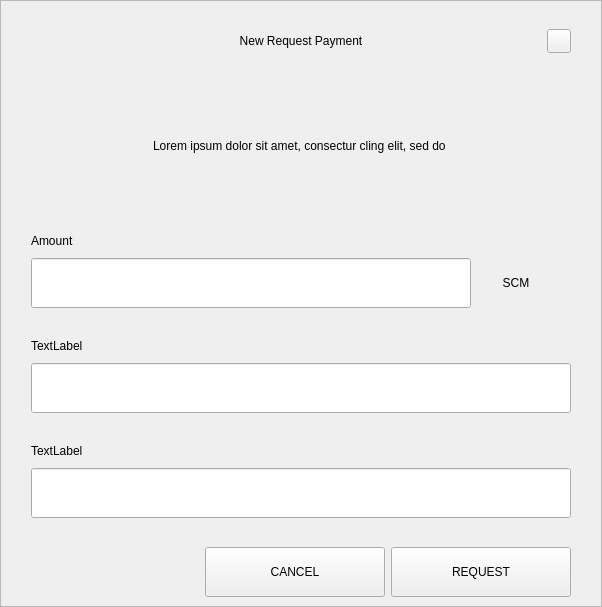
<?xml version="1.0" encoding="UTF-8"?>
<ui version="4.0">
 <class>RequestDialog</class>
 <widget class="QDialog" name="RequestDialog">
  <property name="geometry">
   <rect>
    <x>0</x>
    <y>0</y>
    <width>602</width>
    <height>607</height>
   </rect>
  </property>
  <property name="windowTitle">
   <string>Dialog</string>
  </property>
  <layout class="QVBoxLayout" name="verticalLayout_5">
   <property name="spacing">
    <number>0</number>
   </property>
   <property name="leftMargin">
    <number>0</number>
   </property>
   <property name="topMargin">
    <number>0</number>
   </property>
   <property name="rightMargin">
    <number>0</number>
   </property>
   <property name="bottomMargin">
    <number>0</number>
   </property>
   <item>
    <widget class="QFrame" name="frame">
     <property name="styleSheet">
      <string notr="true"/>
     </property>
     <property name="frameShape">
      <enum>QFrame::StyledPanel</enum>
     </property>
     <property name="frameShadow">
      <enum>QFrame::Raised</enum>
     </property>
     <layout class="QVBoxLayout" name="verticalLayout_4" stretch="1,0,0">
      <property name="spacing">
       <number>0</number>
      </property>
      <property name="leftMargin">
       <number>30</number>
      </property>
      <property name="topMargin">
       <number>20</number>
      </property>
      <property name="rightMargin">
       <number>30</number>
      </property>
      <property name="bottomMargin">
       <number>0</number>
      </property>
      <item>
       <layout class="QHBoxLayout" name="horizontalLayout_3">
        <property name="spacing">
         <number>0</number>
        </property>
        <item>
         <spacer name="horizontalSpacer_21">
          <property name="orientation">
           <enum>Qt::Horizontal</enum>
          </property>
          <property name="sizeHint" stdset="0">
           <size>
            <width>40</width>
            <height>20</height>
           </size>
          </property>
         </spacer>
        </item>
        <item>
         <widget class="QLabel" name="labelTitle">
          <property name="minimumSize">
           <size>
            <width>0</width>
            <height>40</height>
           </size>
          </property>
          <property name="maximumSize">
           <size>
            <width>16777215</width>
            <height>40</height>
           </size>
          </property>
          <property name="styleSheet">
           <string notr="true">padding-left:24px;</string>
          </property>
          <property name="text">
           <string>New Request Payment</string>
          </property>
          <property name="alignment">
           <set>Qt::AlignCenter</set>
          </property>
          <property name="margin">
           <number>7</number>
          </property>
         </widget>
        </item>
        <item>
         <spacer name="horizontalSpacer">
          <property name="orientation">
           <enum>Qt::Horizontal</enum>
          </property>
          <property name="sizeHint" stdset="0">
           <size>
            <width>40</width>
            <height>20</height>
           </size>
          </property>
         </spacer>
        </item>
        <item>
         <widget class="QPushButton" name="btnEsc">
          <property name="minimumSize">
           <size>
            <width>24</width>
            <height>24</height>
           </size>
          </property>
          <property name="maximumSize">
           <size>
            <width>24</width>
            <height>24</height>
           </size>
          </property>
          <property name="focusPolicy">
           <enum>Qt::NoFocus</enum>
          </property>
          <property name="text">
           <string/>
          </property>
         </widget>
        </item>
       </layout>
      </item>
      <item>
       <widget class="QStackedWidget" name="stack">
        <property name="minimumSize">
         <size>
          <width>540</width>
          <height>0</height>
         </size>
        </property>
        <property name="maximumSize">
         <size>
          <width>540</width>
          <height>16777215</height>
         </size>
        </property>
        <property name="currentIndex">
         <number>0</number>
        </property>
        <widget class="QWidget" name="page_1">
         <property name="minimumSize">
          <size>
           <width>540</width>
           <height>0</height>
          </size>
         </property>
         <property name="maximumSize">
          <size>
           <width>540</width>
           <height>16777215</height>
          </size>
         </property>
         <layout class="QVBoxLayout" name="layout1">
          <property name="spacing">
           <number>0</number>
          </property>
          <property name="leftMargin">
           <number>0</number>
          </property>
          <property name="topMargin">
           <number>0</number>
          </property>
          <property name="rightMargin">
           <number>0</number>
          </property>
          <property name="bottomMargin">
           <number>0</number>
          </property>
          <item>
           <spacer name="verticalSpacer_21">
            <property name="orientation">
             <enum>Qt::Vertical</enum>
            </property>
            <property name="sizeType">
             <enum>QSizePolicy::Fixed</enum>
            </property>
            <property name="sizeHint" stdset="0">
             <size>
              <width>20</width>
              <height>30</height>
             </size>
            </property>
           </spacer>
          </item>
          <item alignment="Qt::AlignHCenter">
           <widget class="QLabel" name="labelMessage">
            <property name="minimumSize">
             <size>
              <width>400</width>
              <height>50</height>
             </size>
            </property>
            <property name="text">
             <string>Lorem ipsum dolor sit amet, consectur cling elit, sed do </string>
            </property>
            <property name="alignment">
             <set>Qt::AlignCenter</set>
            </property>
            <property name="wordWrap">
             <bool>true</bool>
            </property>
           </widget>
          </item>
          <item alignment="Qt::AlignBottom">
           <widget class="QWidget" name="containerAmount" native="true">
            <layout class="QVBoxLayout" name="verticalLayout">
             <property name="spacing">
              <number>9</number>
             </property>
             <property name="leftMargin">
              <number>0</number>
             </property>
             <property name="topMargin">
              <number>0</number>
             </property>
             <property name="rightMargin">
              <number>0</number>
             </property>
             <property name="bottomMargin">
              <number>0</number>
             </property>
             <item>
              <widget class="QLabel" name="labelSubtitleAmount">
               <property name="minimumSize">
                <size>
                 <width>350</width>
                 <height>16</height>
                </size>
               </property>
               <property name="maximumSize">
                <size>
                 <width>16777215</width>
                 <height>16</height>
                </size>
               </property>
               <property name="text">
                <string>Amount</string>
               </property>
              </widget>
             </item>
             <item alignment="Qt::AlignTop">
              <widget class="QWidget" name="layoutAmount" native="true">
               <layout class="QHBoxLayout" name="horizontalLayout" stretch="2,0">
                <property name="spacing">
                 <number>0</number>
                </property>
                <property name="leftMargin">
                 <number>0</number>
                </property>
                <property name="topMargin">
                 <number>0</number>
                </property>
                <property name="rightMargin">
                 <number>0</number>
                </property>
                <property name="bottomMargin">
                 <number>0</number>
                </property>
                <item>
                 <widget class="QLineEdit" name="lineEditAmount">
                  <property name="minimumSize">
                   <size>
                    <width>0</width>
                    <height>50</height>
                   </size>
                  </property>
                  <property name="maximumSize">
                   <size>
                    <width>16777215</width>
                    <height>50</height>
                   </size>
                  </property>
                 </widget>
                </item>
                <item>
                 <widget class="QWidget" name="comboContainer" native="true">
                  <property name="minimumSize">
                   <size>
                    <width>100</width>
                    <height>50</height>
                   </size>
                  </property>
                  <property name="maximumSize">
                   <size>
                    <width>16777215</width>
                    <height>50</height>
                   </size>
                  </property>
                  <layout class="QHBoxLayout" name="horizontalLayout_31">
                   <property name="spacing">
                    <number>0</number>
                   </property>
                   <property name="leftMargin">
                    <number>0</number>
                   </property>
                   <property name="topMargin">
                    <number>0</number>
                   </property>
                   <property name="rightMargin">
                    <number>10</number>
                   </property>
                   <property name="bottomMargin">
                    <number>0</number>
                   </property>
                   <item>
                    <widget class="QLabel" name="comboBoxCoin">
                     <property name="text">
                      <string>SCM</string>
                     </property>
                     <property name="alignment">
                      <set>Qt::AlignCenter</set>
                     </property>
                    </widget>
                   </item>
                  </layout>
                 </widget>
                </item>
               </layout>
              </widget>
             </item>
            </layout>
           </widget>
          </item>
          <item>
           <spacer name="verticalSpacer_31">
            <property name="orientation">
             <enum>Qt::Vertical</enum>
            </property>
            <property name="sizeType">
             <enum>QSizePolicy::Fixed</enum>
            </property>
            <property name="sizeHint" stdset="0">
             <size>
              <width>20</width>
              <height>30</height>
             </size>
            </property>
           </spacer>
          </item>
          <item>
           <layout class="QVBoxLayout" name="verticalLayoutLabel">
            <property name="spacing">
             <number>9</number>
            </property>
            <item>
             <widget class="QLabel" name="labelSubtitleLabel">
              <property name="minimumSize">
               <size>
                <width>0</width>
                <height>16</height>
               </size>
              </property>
              <property name="maximumSize">
               <size>
                <width>16777215</width>
                <height>16</height>
               </size>
              </property>
              <property name="text">
               <string>TextLabel</string>
              </property>
             </widget>
            </item>
            <item>
             <widget class="QLineEdit" name="lineEditLabel">
              <property name="minimumSize">
               <size>
                <width>0</width>
                <height>50</height>
               </size>
              </property>
              <property name="maximumSize">
               <size>
                <width>16777215</width>
                <height>50</height>
               </size>
              </property>
             </widget>
            </item>
           </layout>
          </item>
          <item>
           <spacer name="verticalSpacer_34">
            <property name="orientation">
             <enum>Qt::Vertical</enum>
            </property>
            <property name="sizeType">
             <enum>QSizePolicy::Fixed</enum>
            </property>
            <property name="sizeHint" stdset="0">
             <size>
              <width>20</width>
              <height>30</height>
             </size>
            </property>
           </spacer>
          </item>
          <item>
           <layout class="QVBoxLayout" name="verticalLayoutDescription">
            <property name="spacing">
             <number>9</number>
            </property>
            <item>
             <widget class="QLabel" name="labelSubtitleDescription">
              <property name="minimumSize">
               <size>
                <width>0</width>
                <height>16</height>
               </size>
              </property>
              <property name="maximumSize">
               <size>
                <width>16777215</width>
                <height>16</height>
               </size>
              </property>
              <property name="text">
               <string>TextLabel</string>
              </property>
             </widget>
            </item>
            <item>
             <widget class="QLineEdit" name="lineEditDescription">
              <property name="minimumSize">
               <size>
                <width>0</width>
                <height>50</height>
               </size>
              </property>
              <property name="maximumSize">
               <size>
                <width>16777215</width>
                <height>50</height>
               </size>
              </property>
             </widget>
            </item>
            <item>
             <spacer name="verticalSpacer_4">
              <property name="orientation">
               <enum>Qt::Vertical</enum>
              </property>
              <property name="sizeType">
               <enum>QSizePolicy::Fixed</enum>
              </property>
              <property name="sizeHint" stdset="0">
               <size>
                <width>20</width>
                <height>20</height>
               </size>
              </property>
             </spacer>
            </item>
           </layout>
          </item>
         </layout>
        </widget>
        <widget class="QWidget" name="page_2">
         <layout class="QVBoxLayout" name="layout2">
          <item>
           <spacer name="verticalSpacer_5">
            <property name="orientation">
             <enum>Qt::Vertical</enum>
            </property>
            <property name="sizeType">
             <enum>QSizePolicy::Fixed</enum>
            </property>
            <property name="sizeHint" stdset="0">
             <size>
              <width>20</width>
              <height>50</height>
             </size>
            </property>
           </spacer>
          </item>
          <item alignment="Qt::AlignHCenter">
           <widget class="QLabel" name="labelQrImg">
            <property name="minimumSize">
             <size>
              <width>260</width>
              <height>260</height>
             </size>
            </property>
            <property name="maximumSize">
             <size>
              <width>260</width>
              <height>260</height>
             </size>
            </property>
            <property name="text">
             <string/>
            </property>
            <property name="alignment">
             <set>Qt::AlignCenter</set>
            </property>
           </widget>
          </item>
          <item>
           <spacer name="verticalSpacer_2">
            <property name="orientation">
             <enum>Qt::Vertical</enum>
            </property>
            <property name="sizeType">
             <enum>QSizePolicy::Fixed</enum>
            </property>
            <property name="sizeHint" stdset="0">
             <size>
              <width>20</width>
              <height>30</height>
             </size>
            </property>
           </spacer>
          </item>
          <item alignment="Qt::AlignHCenter">
           <widget class="QLabel" name="labelAddress">
            <property name="text">
             <string>D7VFR83SQbiezrW72hjcWJtcfip5krte2Z </string>
            </property>
           </widget>
          </item>
          <item>
           <spacer name="verticalSpacer_32">
            <property name="orientation">
             <enum>Qt::Vertical</enum>
            </property>
            <property name="sizeType">
             <enum>QSizePolicy::Expanding</enum>
            </property>
            <property name="sizeHint" stdset="0">
             <size>
              <width>20</width>
              <height>20</height>
             </size>
            </property>
           </spacer>
          </item>
          <item>
           <layout class="QHBoxLayout" name="horizontal">
            <property name="leftMargin">
             <number>20</number>
            </property>
            <property name="rightMargin">
             <number>20</number>
            </property>
            <property name="bottomMargin">
             <number>20</number>
            </property>
            <item>
             <spacer name="horizontalSpacer_4">
              <property name="orientation">
               <enum>Qt::Horizontal</enum>
              </property>
              <property name="sizeHint" stdset="0">
               <size>
                <width>40</width>
                <height>20</height>
               </size>
              </property>
             </spacer>
            </item>
            <item>
             <widget class="QPushButton" name="btnCopyAddress">
              <property name="minimumSize">
               <size>
                <width>180</width>
                <height>50</height>
               </size>
              </property>
              <property name="text">
               <string>COPY ADDRESS</string>
              </property>
             </widget>
            </item>
            <item>
             <widget class="QPushButton" name="btnCopyUrl">
              <property name="minimumSize">
               <size>
                <width>180</width>
                <height>50</height>
               </size>
              </property>
              <property name="text">
               <string>COPY URL</string>
              </property>
             </widget>
            </item>
            <item>
             <spacer name="horizontalSpacer_2">
              <property name="orientation">
               <enum>Qt::Horizontal</enum>
              </property>
              <property name="sizeHint" stdset="0">
               <size>
                <width>40</width>
                <height>20</height>
               </size>
              </property>
             </spacer>
            </item>
           </layout>
          </item>
         </layout>
        </widget>
       </widget>
      </item>
      <item>
       <widget class="QWidget" name="buttonsStack" native="true">
        <layout class="QHBoxLayout" name="horizontalLayout_5">
         <property name="leftMargin">
          <number>20</number>
         </property>
         <property name="rightMargin">
          <number>0</number>
         </property>
         <item>
          <spacer name="horizontalSpacer_41">
           <property name="orientation">
            <enum>Qt::Horizontal</enum>
           </property>
           <property name="sizeHint" stdset="0">
            <size>
             <width>40</width>
             <height>20</height>
            </size>
           </property>
          </spacer>
         </item>
         <item>
          <widget class="QPushButton" name="btnCancel">
           <property name="minimumSize">
            <size>
             <width>180</width>
             <height>50</height>
            </size>
           </property>
           <property name="focusPolicy">
            <enum>Qt::NoFocus</enum>
           </property>
           <property name="text">
            <string>CANCEL</string>
           </property>
          </widget>
         </item>
         <item>
          <widget class="QPushButton" name="btnSave">
           <property name="minimumSize">
            <size>
             <width>180</width>
             <height>50</height>
            </size>
           </property>
           <property name="focusPolicy">
            <enum>Qt::NoFocus</enum>
           </property>
           <property name="text">
            <string>REQUEST</string>
           </property>
          </widget>
         </item>
        </layout>
       </widget>
      </item>
     </layout>
    </widget>
   </item>
  </layout>
 </widget>
 <resources/>
 <connections/>
</ui>
